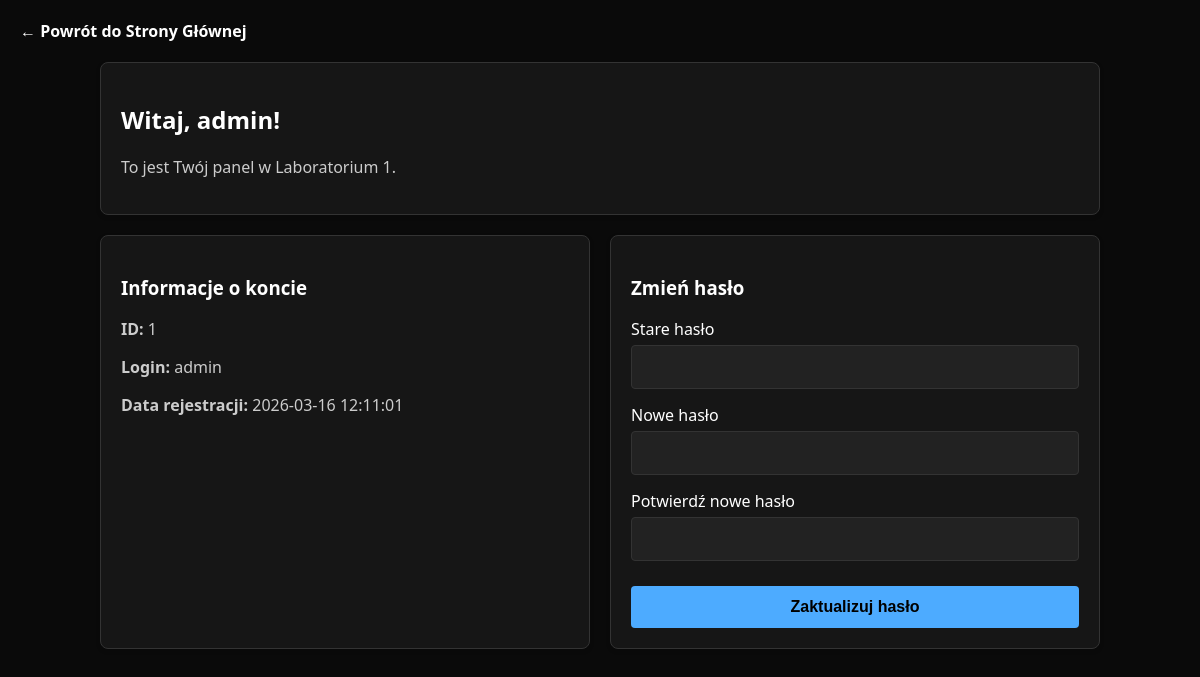
The page /lab1/dashboard.php (signed in) on the database as committed earlier.
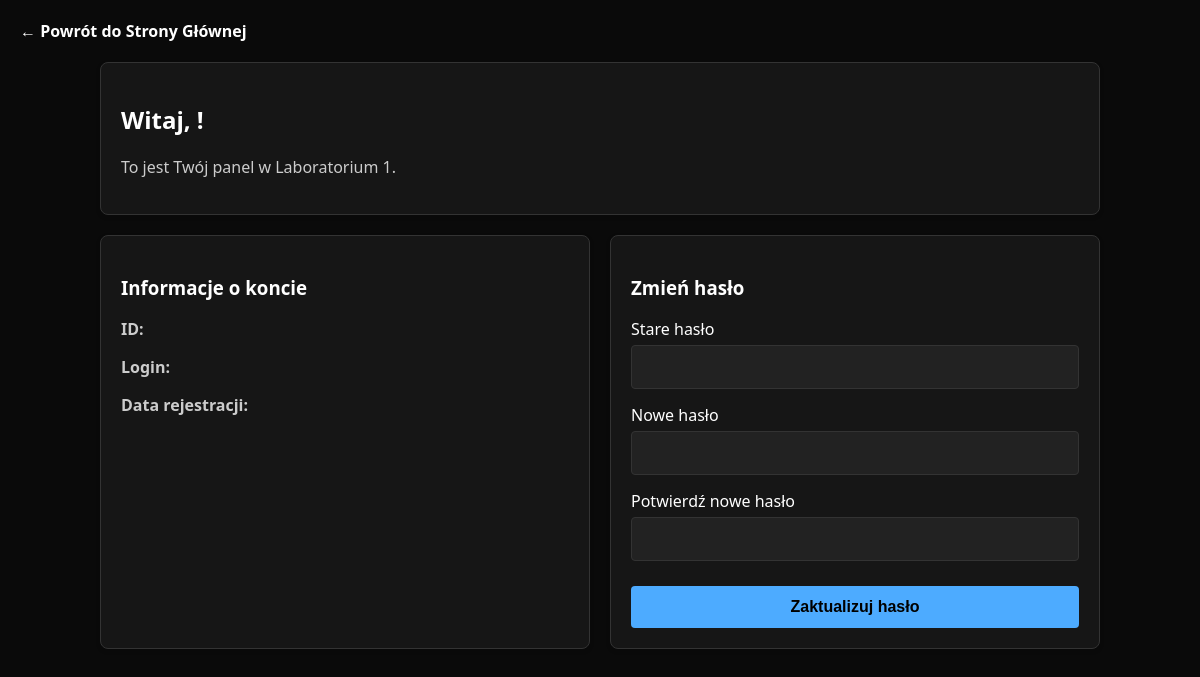
The same page on the database as committed later.
### tables this page shows
CREATE TABLE IF NOT EXISTS `users` (
  `id` int(11) NOT NULL AUTO_INCREMENT,
  `username` varchar(50) NOT NULL,
  `password` varchar(255) NOT NULL,
  `created_at` timestamp NOT NULL DEFAULT CURRENT_TIMESTAMP,
  PRIMARY KEY (`id`),
  UNIQUE KEY `username` (`username`)
);

### lab1/dashboard.php (the view, shortened to what this page needs)
<?php
require_once 'db_config.php';
$user_id = $_SESSION['lab1_user_id'];
$stmt = $conn->prepare("SELECT * FROM users WHERE id = ?");
$stmt->execute([$user_id]);
$user = $stmt->fetch();
?>
<!DOCTYPE html>
<html lang="pl">
<head>
    <link rel="stylesheet" href="../style.css">
</head>
<body>
    <div class="nav-back">
        <a href="index.php">← Powrót do Strony Głównej</a>
    </div>
    <div class="dashboard-grid">
        <div class="card welcome-card">
            <h2>Witaj, <?php echo htmlspecialchars($user['username']); ?>!</h2>
            <p>To jest Twój panel w Laboratorium 1.</p>
        </div>
        <div class="card">
            <h3>Informacje o koncie</h3>
            <p><strong>ID:</strong> <?php echo $user['id']; ?></p>
            <p><strong>Login:</strong> <?php echo htmlspecialchars($user['username']); ?></p>
            <p><strong>Data rejestracji:</strong> <?php echo $user['created_at']; ?></p>
        </div>
        <div class="card">
            <h3>Zmień hasło</h3>
            <form method="POST">
                <div class="form-group">
                    <label>Stare hasło</label>
                    <input type="password" name="old_password" required>
                </div>
                <div class="form-group">
                    <label>Nowe hasło</label>
                    <input type="password" name="new_password" required>
                </div>
                <div class="form-group">
                    <label>Potwierdź nowe hasło</label>
                    <input type="password" name="confirm_password" required>
                </div>
                <button type="submit" name="change_password" class="btn">Zaktualizuj hasło</button>
            </form>
        </div>
    </div>
</body>
</html>

### style.css (style rules this page uses)
:root { --bg-color: #0a0a0a; --card-bg: #161616; --text-primary: #ffffff; --text-secondary: #cccccc; --accent-color: #4dabff; --accent-hover: #70bcff; --border-color: #333333; --error-bg: #441111; --error-text: #ff9999; --success-bg: #113311; --success-text: #99ff99; }
body { font-family: 'Segoe UI', Tahoma, Geneva, Verdana, sans-serif; background-color: var(--bg-color); color: var(--text-primary); margin: 0; padding: 20px; }
.form-group { margin-bottom: 15px; }
.form-group label { display: block; margin-bottom: 5px; color: var(--text-primary); font-weight: 500; }
.form-group input { width: 100%; padding: 12px; box-sizing: border-box; background-color: #222; border: 1px solid var(--border-color); border-radius: 4px; color: #fff; font-size: 16px; }
.btn { width: 100%; padding: 12px; border: none; border-radius: 4px; background-color: var(--accent-color); color: #000; font-size: 16px; font-weight: bold; cursor: pointer; margin-top: 10px; transition: all 0.2s; }
.nav-back { margin-bottom: 20px; }
.nav-back a { text-decoration: none; color: var(--text-primary); font-weight: bold; display: flex; align-items: center; gap: 8px; }
.card, .hero, .tile { background-color: var(--card-bg) !important; color: var(--text-primary) !important; border: 1px solid var(--border-color) !important; }
h1, h2, h3, h4, h5, h6 { color: var(--text-primary) !important; font-weight: bold !important; }
p { color: var(--text-secondary) !important; }

### lab1/dashboard.php (style rules this page uses)
.dashboard-grid { display: grid; grid-template-columns: 1fr 1fr; gap: 20px; max-width: 1000px; margin: 20px auto; }
.card { background: white; padding: 20px; border-radius: 8px; box-shadow: 0 2px 5px rgba(0,0,0,0.1); }
.welcome-card { grid-column: 1 / -1; }

Rows that differ between the two databases and show on the page:
removed users: username "admin", id "1", created_at "2026-03-16 12:11:01"
